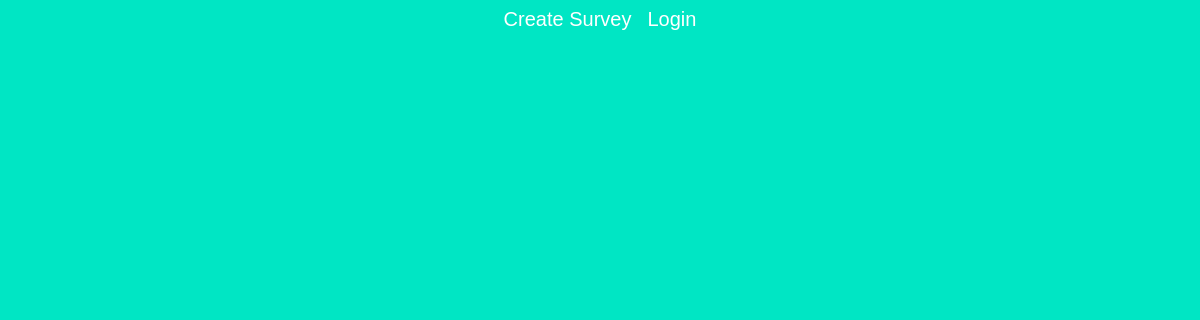
The app's page /cpsc332/ViewResponse.php?id=385, older data.
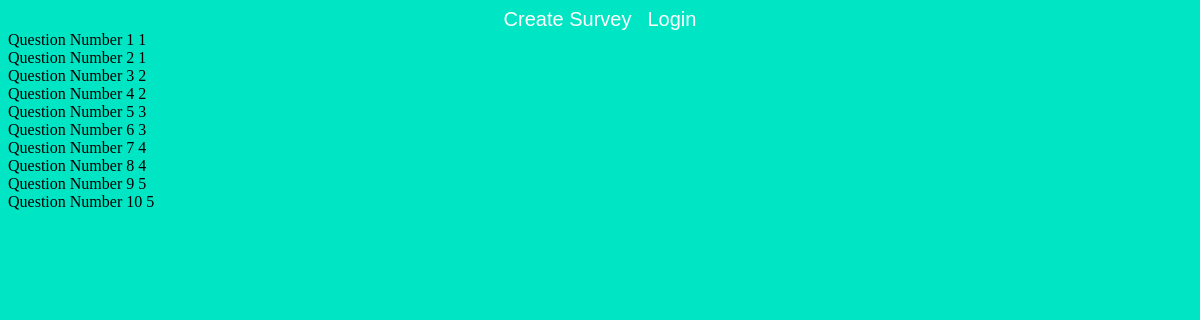
The same page, newer data.
### tables this page shows
CREATE TABLE `surveyQnR` (
  `SurveyID` varchar(100) DEFAULT NULL,
  `id` bigint(20) DEFAULT NULL,
  `surveyOptions` varchar(200) DEFAULT NULL,
  `surveyQuestions` varchar(200) DEFAULT NULL,
  `TimeStamp` date DEFAULT current_timestamp(),
  `questionNumber` varchar(3) DEFAULT NULL
);

### cpsc332/ViewResponse.php (the view, shortened to what this page needs)
<!DOCTYPE html>
<html>
<link rel="stylesheet" href="allpages.css">
<link rel="stylesheet" href="survey_page.css">
<?php
include("connect.php");
$user_data = check_login($con);
$num =1;
echo "<div class='header'>";
echo "<ul>";
if(!empty($user_data["FName"])){
echo "<li>Welcome,   ".$user_data["FName"]."</li>";
echo "<li><a href='Index.php'> Create Survey</a></li>";
echo "<li><a href='mySurveys.php'> My Surveys</a></li>";
echo "<li><a href='logout.php'>Logout</a></li>";
}else{
echo "<li><a href='Index.php'> Create Survey</a></li>";
echo "<li><a href='login.php'> Login</a></li>";
}
echo "</ul>";
echo "</div>";
$id = $_GET['id'];
$query = "select * from SurveyQnR where surveyID = $id";
$result2 = mysqli_query($con,$query);
while ($questions = mysqli_fetch_assoc($result2)){
	echo "Question Number ".$num." ".$questions['surveyQuestions']."<br>";
	$num++;
}
?>

Row changes from the older to the newer data that the page shows:
added surveyqnr: surveyQuestions "1"
added surveyqnr: surveyQuestions "1"
added surveyqnr: surveyQuestions "2"
added surveyqnr: surveyQuestions "2"
added surveyqnr: surveyQuestions "3"
added surveyqnr: surveyQuestions "3"
added surveyqnr: surveyQuestions "4"
added surveyqnr: surveyQuestions "4"
added surveyqnr: surveyQuestions "5"
added surveyqnr: surveyQuestions "5"
